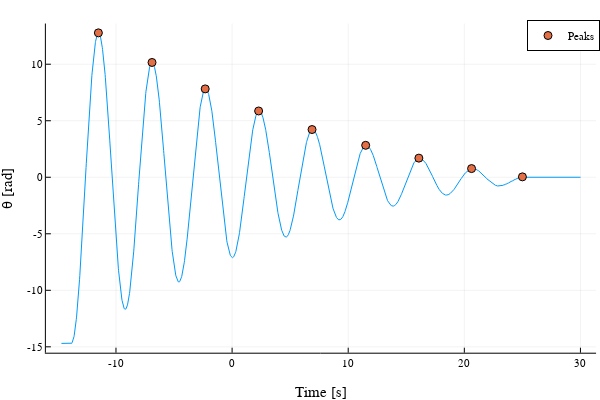

Here is the notebook cell this chart was saved with:
### Markdown cell above
### Gögn 2, Mæling á θ yfir tíma með málmskífu
Með hápunktum og y-ás hliðraður

### Code cell
data2 = CSV.read("data2.csv", DataFrame)

data2 = data2 .- data2[end,2]

plot(data2[!,1], data2[!,2], 
	xlabel = "Time [s]",
	ylabel = "θ [rad]",
	labels = :none)

peaks = findmaxima(data2[!,2])
peaks = peaks[1][peaks[2] .> -10]

scatter!(data2[peaks,1],data2[peaks,2],
		labels = "Peaks")

### Figure 1 — Plotly figure (JSON) as saved in the notebook; plotly's stock layout.template omitted (floating-point values rounded to 4 significant figures; data arrays with more than 128 entries replaced by an {"elided": "..."} marker saying what was removed)
{"data": [{"colorbar": {"title": ""}, "legendgroup": "", "line": {"color": "rgba(0, 154, 250, 1.000)", "dash": "solid", "shape": "linear", "width": 1}, "mode": "lines", "name": "", "showlegend": false, "type": "scatter", "x": {"elided": "2236 float values"}, "xaxis": "x", "y": {"elided": "2236 float values"}, "yaxis": "y", "zmax": null, "zmin": null}, {"colorbar": {"title": ""}, "legendgroup": "Peaks", "marker": {"color": "rgba(227, 111, 71, 1.000)", "line": {"color": "rgba(0, 0, 0, 1.000)", "width": 1}, "size": 8, "symbol": "circle"}, "mode": "markers", "name": "Peaks", "showlegend": true, "type": "scatter", "x": [-11.52, -6.896, -2.316, 2.284, 6.884, 11.5, 16.08, 20.62, 25.0], "xaxis": "x", "y": [12.78, 10.16, 7.819, 5.864, 4.223, 2.827, 1.693, 0.768, 0.035], "yaxis": "y", "zmax": null, "zmin": null}], "layout": {"annotations": [], "height": 400, "legend": {"bgcolor": "rgba(255, 255, 255, 1.000)", "bordercolor": "rgba(0, 0, 0, 1.000)", "borderwidth": 1, "font": {"color": "rgba(0, 0, 0, 1.000)", "family": "sans-serif", "size": 11}, "title": {"font": {"color": "rgba(0, 0, 0, 1.000)", "family": "sans-serif", "size": 15}, "text": ""}, "tracegroupgap": 0, "traceorder": "normal", "x": 1, "xanchor": "auto", "y": 1, "yanchor": "auto"}, "margin": {"b": 20, "l": 0, "r": 0, "t": 20}, "paper_bgcolor": "rgba(255, 255, 255, 1.000)", "plot_bgcolor": "rgba(255, 255, 255, 1.000)", "showlegend": true, "width": 600, "xaxis": {"anchor": "y", "domain": [0.07647, 0.9934], "gridcolor": "rgba(0, 0, 0, 0.100)", "gridwidth": 0.5, "linecolor": "rgba(0, 0, 0, 1.000)", "mirror": false, "range": [-16.04, 31.35], "showgrid": true, "showline": true, "showticklabels": true, "tickangle": 0, "tickcolor": "rgb(0, 0, 0)", "tickfont": {"color": "rgba(0, 0, 0, 1.000)", "family": "sans-serif", "size": 11}, "tickmode": "array", "ticks": "inside", "ticktext": ["-10", "0", "10", "20", "30"], "tickvals": [-10, 0, 10, 20, 30], "title": "Time [s]", "titlefont": {"color": "rgba(0, 0, 0, 1.000)", "family": "sans-serif", "size": 15}, "type": "-", "visible": true, "zeroline": false, "zerolinecolor": "rgba(0, 0, 0, 1.000)"}, "yaxis": {"anchor": "x", "domain": [0.07581, 0.9902], "gridcolor": "rgba(0, 0, 0, 0.100)", "gridwidth": 0.5, "linecolor": "rgba(0, 0, 0, 1.000)", "mirror": false, "range": [-15.52, 13.6], "showgrid": true, "showline": true, "showticklabels": true, "tickangle": 0, "tickcolor": "rgb(0, 0, 0)", "tickfont": {"color": "rgba(0, 0, 0, 1.000)", "family": "sans-serif", "size": 11}, "tickmode": "array", "ticks": "inside", "ticktext": ["-15", "-10", "-5", "0", "5", "10"], "tickvals": [-15, -10, -5, 0, 5, 10], "title": "θ [rad]", "titlefont": {"color": "rgba(0, 0, 0, 1.000)", "family": "sans-serif", "size": 15}, "type": "-", "visible": true, "zeroline": false, "zerolinecolor": "rgba(0, 0, 0, 1.000)"}}}
